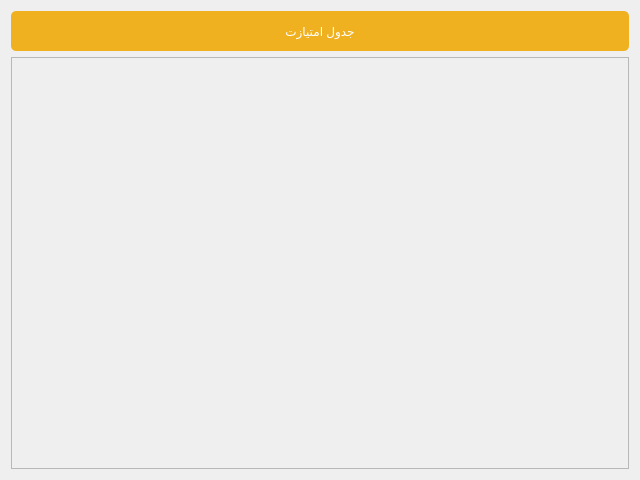
<?xml version="1.0" encoding="UTF-8"?>
<ui version="4.0">
 <class>Form</class>
 <widget class="QWidget" name="Form">
  <property name="geometry">
   <rect>
    <x>0</x>
    <y>0</y>
    <width>640</width>
    <height>480</height>
   </rect>
  </property>
  <property name="windowTitle">
   <string>جدول امتیازات</string>
  </property>
  <layout class="QVBoxLayout" name="verticalLayout">
   <item>
    <widget class="QLabel" name="label">
     <property name="minimumSize">
      <size>
       <width>0</width>
       <height>40</height>
      </size>
     </property>
     <property name="maximumSize">
      <size>
       <width>16777215</width>
       <height>40</height>
      </size>
     </property>
     <property name="styleSheet">
      <string notr="true">QLabel#label{
	color: #ffffff;
	background-color:  rgb(239, 177, 31);
    border-radius: 5px;
}
</string>
     </property>
     <property name="text">
      <string>جدول امتیازت</string>
     </property>
     <property name="alignment">
      <set>Qt::AlignCenter</set>
     </property>
    </widget>
   </item>
   <item>
    <widget class="QScrollArea" name="scrollArea">
     <property name="widgetResizable">
      <bool>true</bool>
     </property>
     <widget class="QWidget" name="scrollAreaWidgetContents">
      <property name="geometry">
       <rect>
        <x>0</x>
        <y>0</y>
        <width>620</width>
        <height>414</height>
       </rect>
      </property>
      <layout class="QVBoxLayout" name="contentLayout"/>
     </widget>
    </widget>
   </item>
  </layout>
 </widget>
 <resources/>
 <connections/>
</ui>
